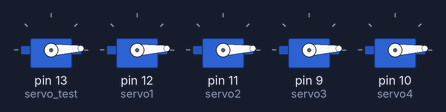
A sketch run on a simulated Arduino Uno, built with avr-gcc and run on an emulated ATmega328P. Parts: 5 × servo.

Above: at 0.05 s.
At 0.35 s:
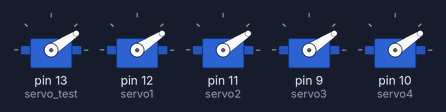
At 0.65 s:
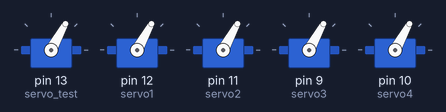
At 1.3 s:
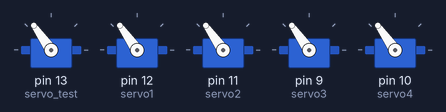
At 1.9 s:
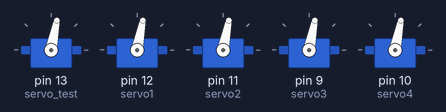
At 2.55 s:
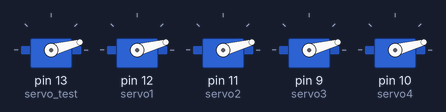
Timing chart, 0 to 6.2 s (numbered marks = the images above):
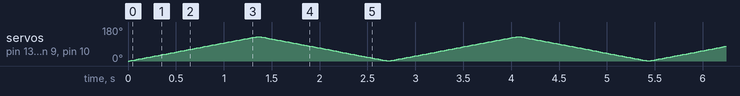

The sketch:

ret.ino
```cpp
#include <Servo.h>

Servo servo_test;
Servo servo1;
  Servo servo2;

  Servo servo3;
  Servo servo4;
int angle = 0;

void setup()
{
  servo_test.attach(13);
  servo1.attach(12);
  servo2.attach(11);
  servo3.attach(9);
    servo4.attach(10);
}

void loop()
{
  for(angle = 0; angle < 130; angle += 1)    // command to move from 0 degrees to 180 degrees
  {
    servo_test.write(angle);
    servo1.write(angle);
    servo2.write(angle);
    servo3.write(angle);
    servo4.write(angle);//command to rotate the servo to the specified angle
    delay(10);
  }

  delay(10);

  for(angle = 130; angle>=1; angle-=1)     // command to move from 180 degrees to 0 degrees
  {
    servo_test.write(angle);
    servo1.write(angle);
    servo2.write(angle);
    servo3.write(angle);
    servo4.write(angle);///command to rotate the servo to the specified angle
    delay(10);
  }

    delay(10); }
```
